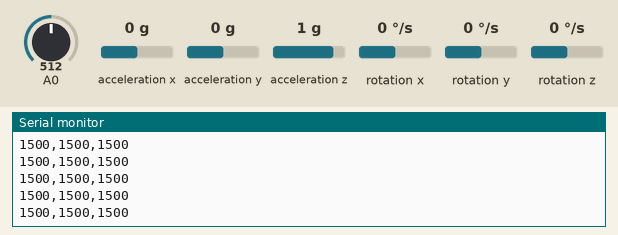
Bench run of a sketch on a simulated Arduino Uno, built with avr-gcc and run on an emulated ATmega328P. Parts: the last lines printed to the serial monitor. The inputs (shaded band) are chosen by the test bench; at power-on: acceleration x 0 g, A0 = 512, acceleration y 0 g, acceleration z 1 g, rotation x 0 °/s, rotation y 0 °/s, rotation z 0 °/s.

Above: at 1.2 s.
1.3 s: acceleration x set to -1.4 g
At 1.34 s:
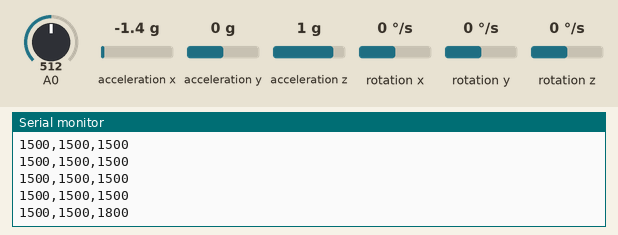
2.8 s: A0 set to 716
At 2.83 s:
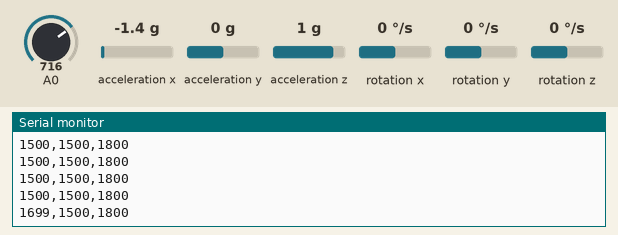
4.3 s: acceleration y set to -1.4 g
At 4.32 s:
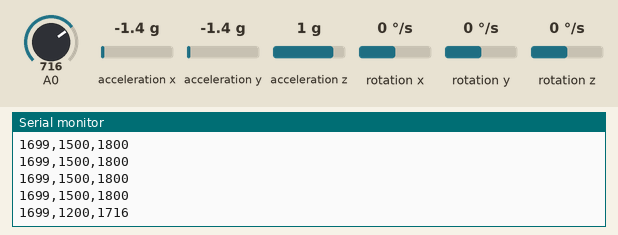
5.8 s: acceleration z set to -1.4 g
At 5.81 s:
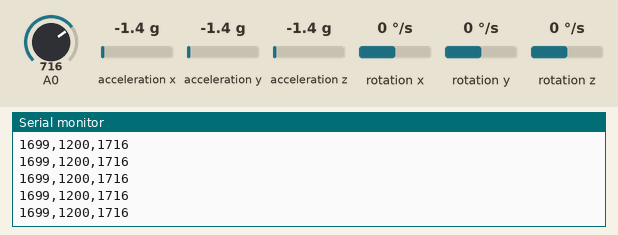
7.3 s: A0 set to 992
At 7.3 s:
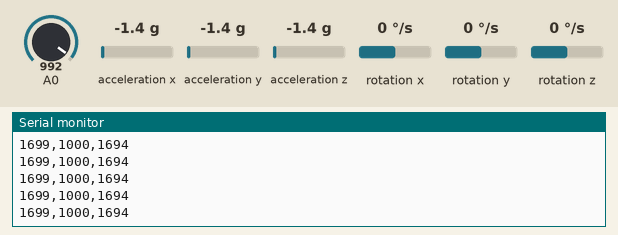
Timing chart, 0 to 9.8 s (numbered marks = the images above; inputs shaded):
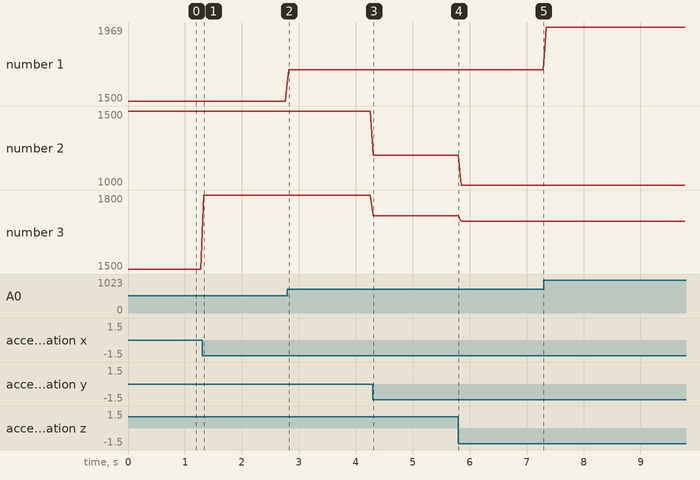

The sketch:

arduino_gyro_potentiometer.ino
```cpp
#include <Wire.h>
#include <MPU6050.h>
MPU6050 mpu;
int16_t ax, ay, az, gx, gy, gz;
float roll, pitch;
int throttleValue, rollValue, pitchValue;

void setup() {
    Serial.begin(115200);
    Wire.begin();
    mpu.initialize();

    if (!mpu.testConnection()) {
        Serial.println("MPU6050 connection failed");
        while (1); // halt
    }
}

void loop() {

    // === Read throttle from potentiometer ===
    int potValue = analogRead(A0);
    throttleValue = map(potValue, 0, 1023, 1000, 2000);

    // === Read IMU (MPU6050) data ===
    mpu.getMotion6(&ax, &ay, &az, &gx, &gy, &gz);

    // === Convert accelerometer data to float ===
    float axf = (float)ax;
    float ayf = (float)ay;
    float azf = (float)az;

    // === Calculate roll and pitch angles (in degrees) ===
    roll = atan2(ayf, azf) * 180.0 / PI;

    float denominator = sqrt(ayf * ayf + azf * azf);

    pitch = (denominator == 0) ? 0 : atan2(-axf, denominator) * 180.0 / PI;

    // === Map roll/pitch angles (-90 to +90) to RC range (1000 to 2000) ===
    rollValue = map(constrain((int)roll, -90, 90), -90, 90, 1000, 2000);
    pitchValue = map(constrain((int)pitch, -90, 90), -90, 90, 1000, 2000);

    // === Send data as CSV: throttle,roll,pitch ===
    Serial.print(throttleValue); Serial.print(",");
    Serial.print(rollValue); Serial.print(",");
    Serial.println(pitchValue);

    delay(50); // ~20Hz
} 
```

Measured:
- after the input at 1.3 s, the serial monitor: prints a new line at once (image 1)
- after the input at 2.8 s, the serial monitor: prints a new line at once (image 2)
- after the input at 4.3 s, the serial monitor: prints a new line at once (image 3)
- plotted number 1: 1500 → 1699 after the input at 2.8 s, 1699 → 1969 after the input at 7.3 s
- plotted number 2: 1500 → 1200 after the input at 4.3 s, 1200 → 1000 after the input at 5.8 s
- plotted number 3: 1500 → 1800 after the input at 1.3 s, 1800 → 1716 after the input at 4.3 s, 1716 → 1694 after the input at 5.8 s
